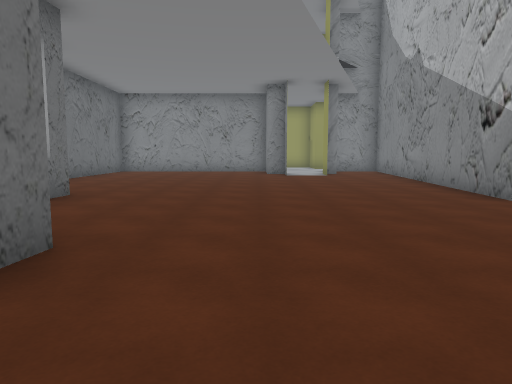
[1] (above)

21 first-person views from a walk through a 3-D level made in the Unity game engine. The camera is 1.5 m above the floor, tilts 6° down and sees 70° across. The floor is counted in squares, 2 m on a side. Each view is taken from the middle of a square. On the plan, view 1 faces up. The plan holds only what a view shows up to about 11 squares ahead; the rest is blank. The place goes on beyond the plan. The player character is not drawn. Some surface patterns are stand-ins.

[2]
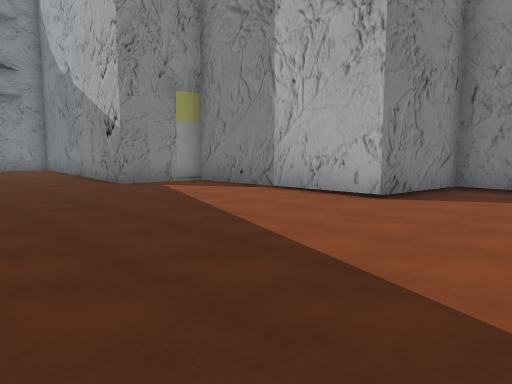

[3]
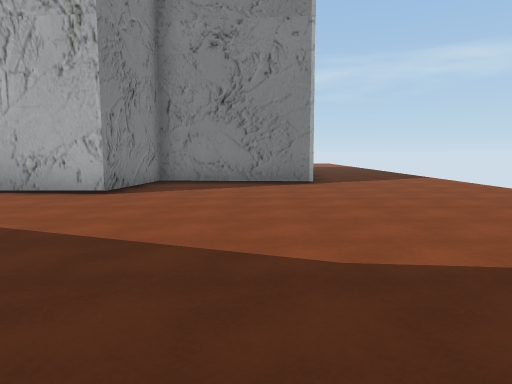

[4]
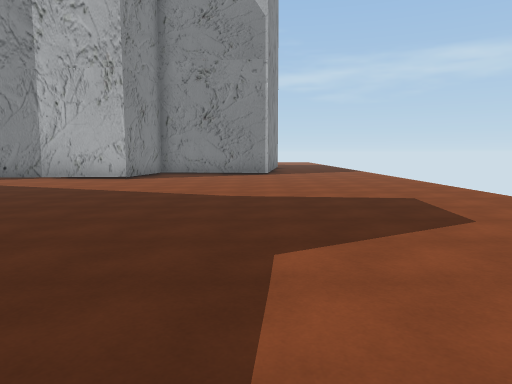

[5]
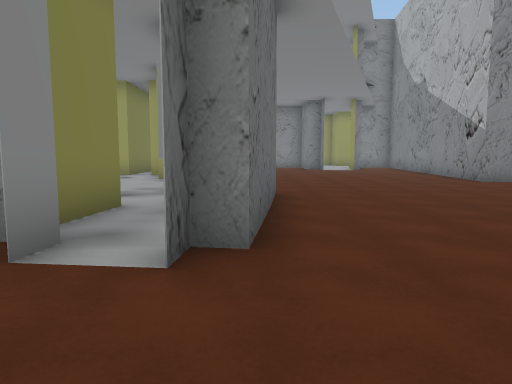

[6]
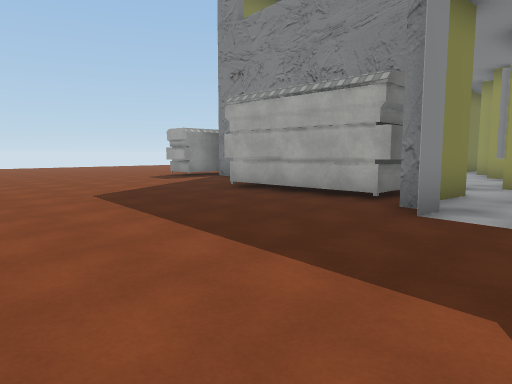

[7]
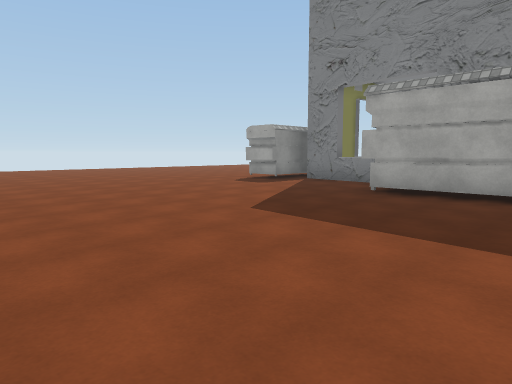

[8]
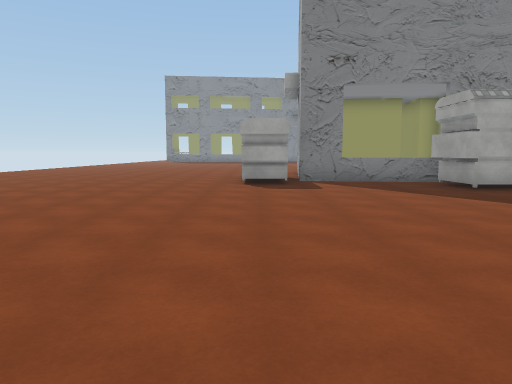

[9]
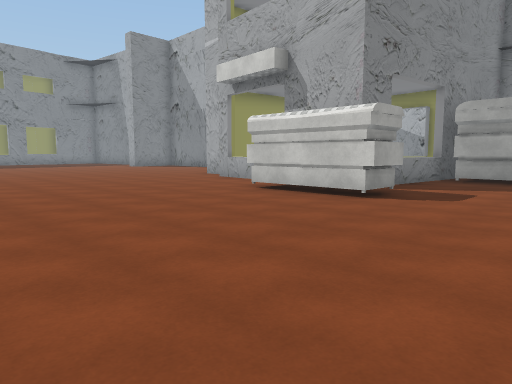

[10]
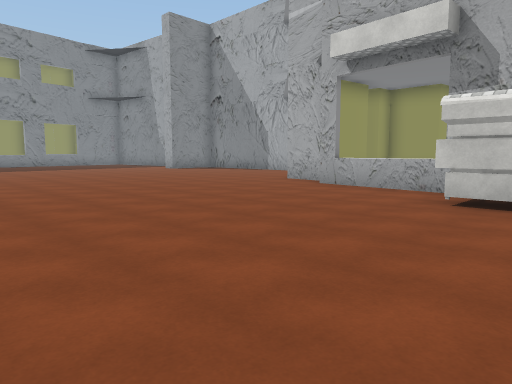

[11]
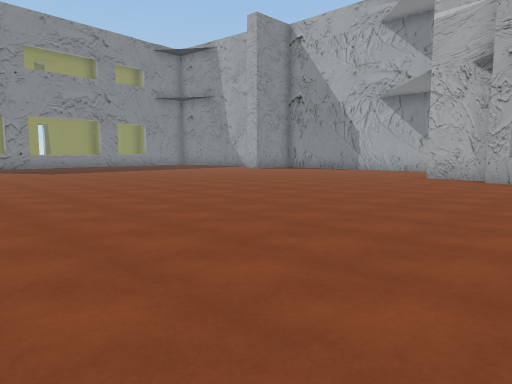

[12]
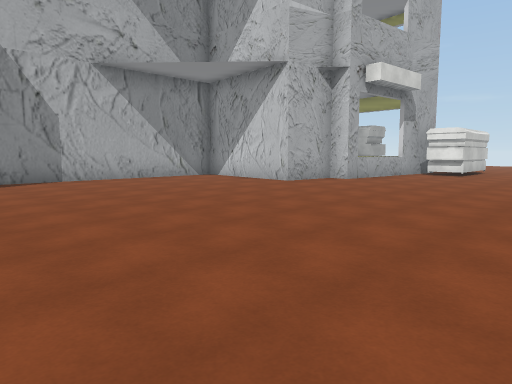

[13]
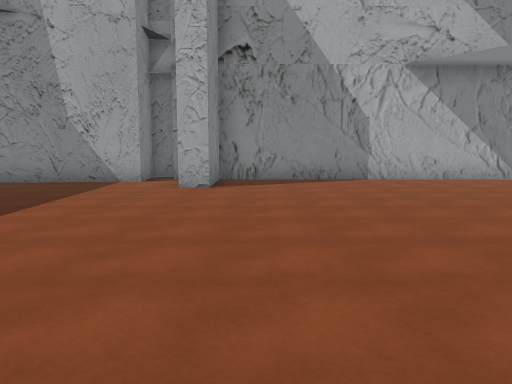

[14]
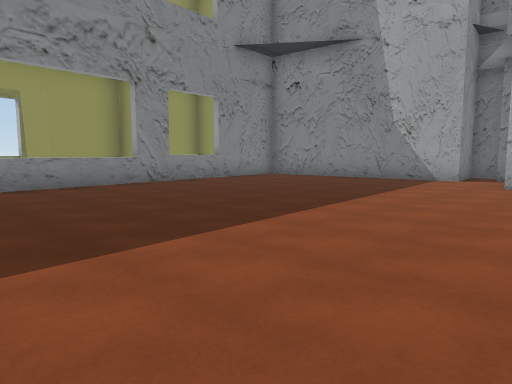

[15]
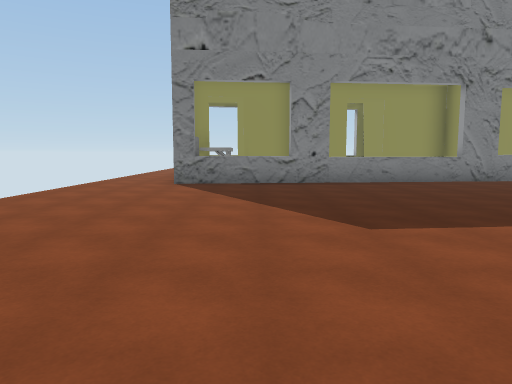

[16]
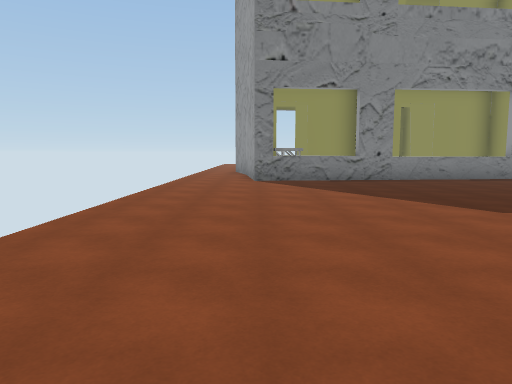

[17]
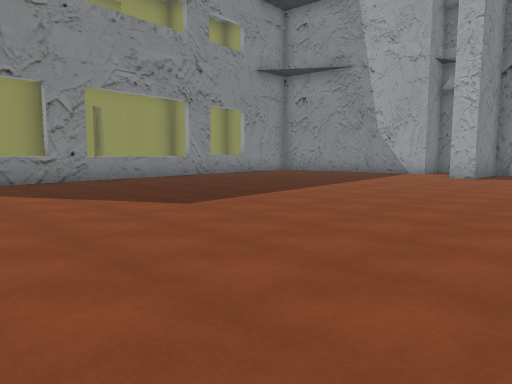

[18]
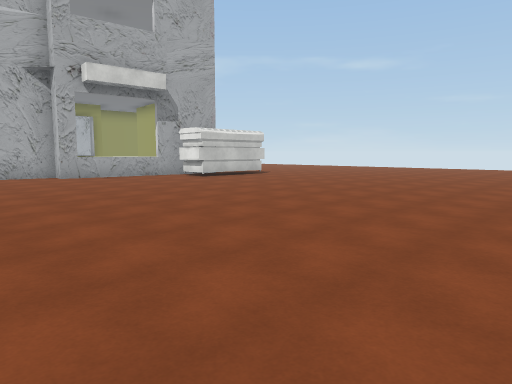

[19]
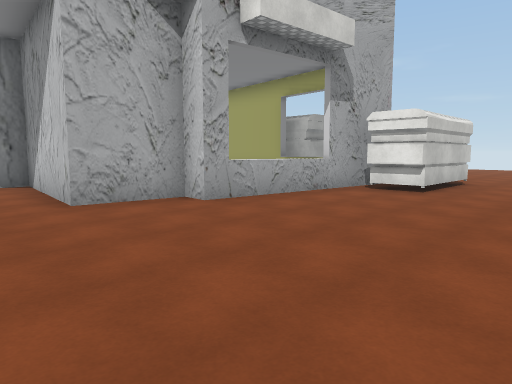

[20]
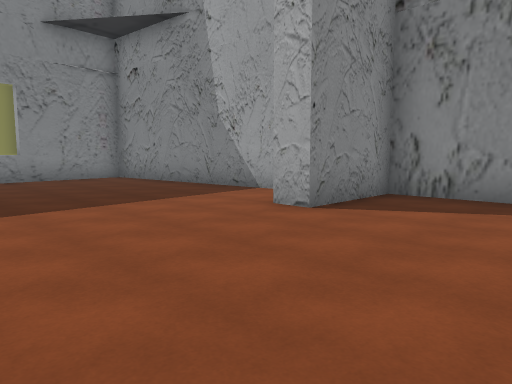

[21]
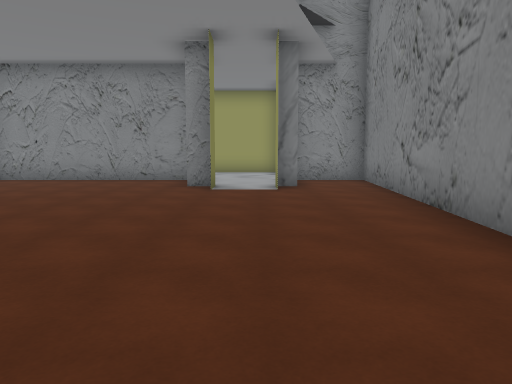

### Floor plan
Key: @ floor where view 1 was taken; # wall or solid block; . floor; ^ raised ledge; O other object.
Columns run from 23 left of view 1 to 9 right of it. Each row starts with its distance up from view 1.
 26 ..#O ##^^^#^^###
 25 ..#O^# ........#
 24 ...............#
 23 ............... #
 22 ................#
 21 ................#
 20 ................#
 19 ................##
 18 ...............###
 17 .................#
 16  ................#
 15   ...............#######  ###
 14    ..............# ....#  #.#
 13   ...............# .... ## .#
 12   ...............#  ........#
 11 .................#..........#
 10 .................#......... #
  9 ............ ##### ........##
  8 ............#      ........#
  7  ...........#    .##.......#
  6  ...........^    ..#.......####
  5  .......... #     .^..........#
  4  .........OO      .^ .........#
  3  .........OO      .###.......##
  2   ........OO#^^#   ..#.......#
  1   ........O....#####.#.......#
  0   .............#####.#.@.....####
 -1   .................#.#..........#
 -2     ............................#
 -3       ..........................#
 -4       ..........................#
 -5       ...........................
 -6         .........................
 -7          ...   ....   ...........
 -8           .            ..........

Where each view was taken, in squares from view 1:
view 1: 0 up, 0 right, facing up
view 2: 3 down, 0 right, facing up-right
view 3: 3 down, 1 left, facing right
view 4: 4 down, 5 left, facing right
view 5: 4 down, 2 left, facing up
view 6: 6 down, 2 left, facing up-left
view 7: 7 down, 5 left, facing up-left
view 8: 8 down, 13 left, facing up
view 9: 2 down, 19 left, facing up-right
view 10: 2 up, 19 left, facing up-right
view 11: 5 up, 22 left, facing up-right
view 12: 17 up, 17 left, facing down-right
view 13: 17 up, 17 left, facing right
view 14: 17 up, 18 left, facing up-right
view 15: 16 up, 19 left, facing up
view 16: 15 up, 21 left, facing up
view 17: 15 up, 21 left, facing up-right
view 18: 11 up, 23 left, facing down-right
view 19: 11 up, 16 left, facing down-right
view 20: 15 up, 13 left, facing up-right
view 21: 5 up, 2 right, facing up
